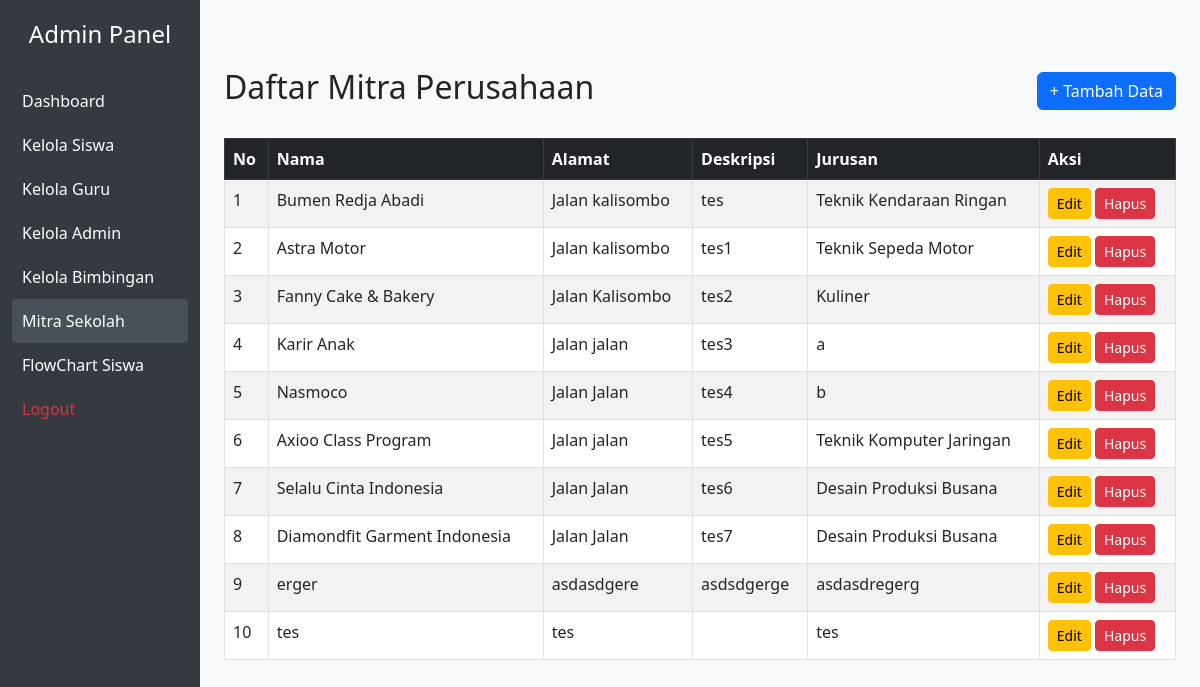
Page /admin/view/mitra.php (signed in) on the committed database.
### tables this page shows
CREATE TABLE `mitra` (
  `id` int(11) NOT NULL,
  `nama_perusahaan` varchar(255) DEFAULT NULL,
  `alamat` text DEFAULT NULL,
  `deskripsi` text DEFAULT NULL,
  `jurusan` varchar(100) DEFAULT NULL
);

### admin/view/mitra.php (the view, shortened to what this page needs)
<?php
require_once '../config/database.php';
$result = $koneksi->query("SELECT * FROM mitra");
include 'template/header.php';
?>
<!DOCTYPE html>
<html lang="id">
<head>
    <link href="https://cdn.jsdelivr.net/npm/bootstrap@5.3.0/dist/css/bootstrap.min.css" rel="stylesheet">
</head>
<body class="bg-light">
<div class="container py-5">
    <div class="d-flex justify-content-between align-items-center mb-4">
        <h2>Daftar Mitra Perusahaan</h2>
        <button class="btn btn-primary" data-bs-toggle="modal" data-bs-target="#modalTambah">+ Tambah Data</button>
    </div>
    <table class="table table-bordered table-striped">
        <thead class="table-dark">
            <tr>
                <th>No</th>
                <th>Nama</th>
                <th>Alamat</th>
                <th>Deskripsi</th>
                <th>Jurusan</th>
                <th>Aksi</th>
            </tr>
        </thead>
        <tbody>
            <?php $no = 1; while ($row = $result->fetch_assoc()): ?>
            <tr>
                <td><?= $no++ ?></td>
                <td><?= htmlspecialchars($row['nama_perusahaan']) ?></td>
                <td><?= htmlspecialchars($row['alamat']) ?></td>
                <td><?= htmlspecialchars($row['deskripsi']) ?></td>
                <td><?= htmlspecialchars($row['jurusan']) ?></td>
                <td>
                    <button class="btn btn-sm btn-warning"
                            data-bs-toggle="modal"
                            data-bs-target="#modalEdit<?= $row['id'] ?>">Edit</button>
                    <a href="?delete=<?= $row['id'] ?>"
                       class="btn btn-sm btn-danger"
                       onclick="return confirm('Hapus data ini?')">Hapus</a>
                </td>
            </tr>
            <?php endwhile; ?>
        </tbody>
    </table>
</div>
</body>
</html>
<?php include "template/footer.php"; ?>

### admin/view/template/header.php (style rules this page uses)
body { background-color: #f8f9fa; }

### rows in the picture
mitra: nama_perusahaan "Bumen Redja Abadi", alamat "Jalan kalisombo", deskripsi "tes", jurusan "Teknik Kendaraan Ringan"
mitra: nama_perusahaan "Astra Motor", alamat "Jalan kalisombo", deskripsi "tes1", jurusan "Teknik Sepeda Motor"
mitra: nama_perusahaan "Fanny Cake & Bakery", alamat "Jalan Kalisombo", deskripsi "tes2", jurusan "Kuliner"
mitra: nama_perusahaan "Karir Anak", alamat "Jalan jalan", deskripsi "tes3", jurusan "a"
mitra: nama_perusahaan "Nasmoco", alamat "Jalan Jalan", deskripsi "tes4", jurusan "b"
mitra: nama_perusahaan "Axioo Class Program", alamat "Jalan jalan", deskripsi "tes5", jurusan "Teknik Komputer Jaringan"
mitra: nama_perusahaan "Selalu Cinta Indonesia", alamat "Jalan Jalan", deskripsi "tes6", jurusan "Desain Produksi Busana"
mitra: nama_perusahaan "Diamondfit Garment Indonesia", alamat "Jalan Jalan", deskripsi "tes7", jurusan "Desain Produksi Busana"
mitra: nama_perusahaan "erger", alamat "asdasdgere", deskripsi "asdsdgerge", jurusan "asdasdregerg"
mitra: nama_perusahaan "tes", alamat "tes", jurusan "tes"
